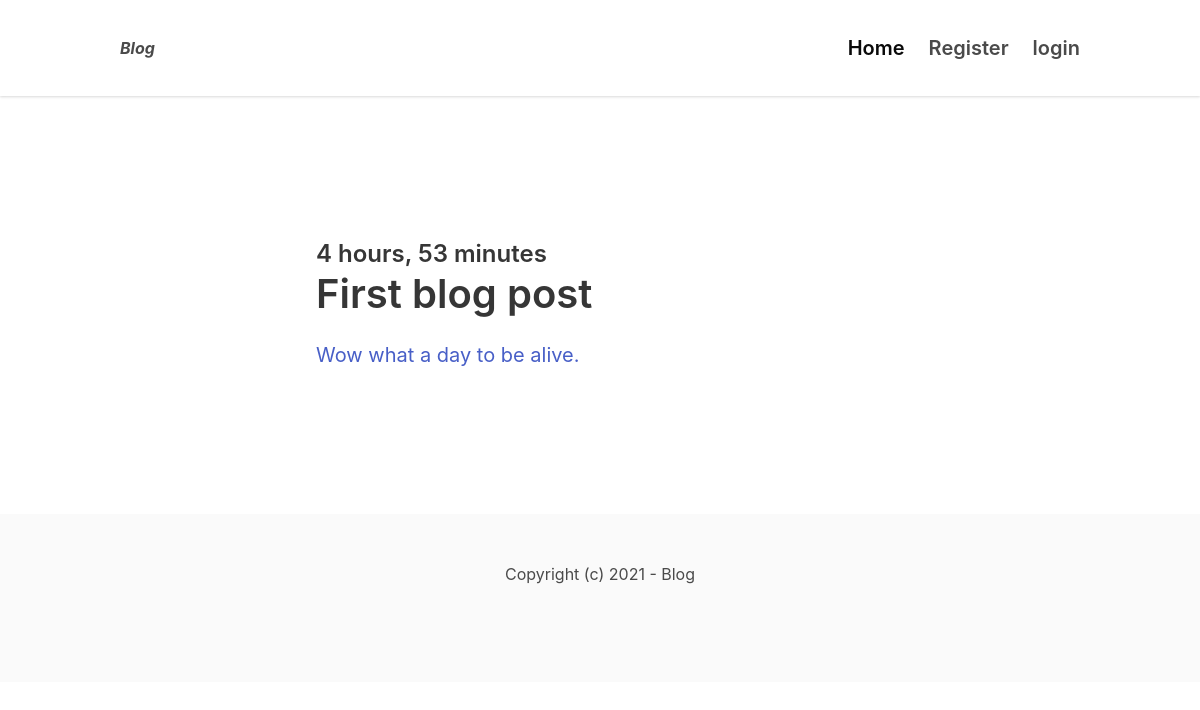
The app's page /blogs/ with its own data.
### core/models.py (models this page shows, shortened)
class Blogs(models.Model):
    blog_title= models.CharField(max_length=250)
    description = models.TextField()
    author = models.ForeignKey(User, on_delete=models.CASCADE)
    create_date = models.DateTimeField(blank=True, default=datetime.now())
    user_id = models.IntegerField(blank=True)
    blog_tag = models.CharField(max_length=300)

### core/views.py (the view)
# urls.py: path('', views.frontpage, name='frontpage'),
def frontpage(request):
    blogs= Blogs.objects.order_by('-create_date')
    data = {
        'blogs' : blogs,
    }
    return render(request, 'core/frontpage.html', data)

### core/templates/core/frontpage.html
{% extends 'core/base.html' %} {% block title %}Home | {% endblock %} {% block content %}
<section class="hero">
    <div class="hero-body">
        <div class="container">
            <section class="section">
                <div class="columns">
                    {% if blogs %}
                    <div class="column is-8 is-offset-2">
                        {% for blog in blogs %}
                        <div class="content is-medium">
                            <a>
                                <h2 class="subtitle is-4">{{ blog.create_date|timesince }}</h2>
                                <h1 class="title">{{ blog.blog_title }}</h1>
                                <p>{{ blog.description }}</p>
                            </a>
                        </div>
                        {% endfor %}
                    </div>
                    {% else %}
                    <h4> No Blogs</h4>
                    {% endif %}
                </div>
            </section>
        </div>
    </div>
</section>
{% endblock %}

### records on screen
Blogs: create_date "4 hours, 53 minutes", blog_title "First blog post", description "Wow what a day to be alive."
